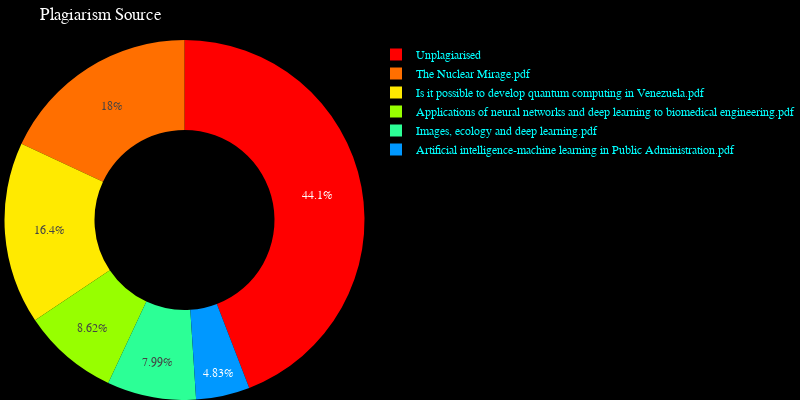

The notebook cell saved with this chart:
### Code cell
# Show Pie Chart-II
figP2.show()

### Figure 1 — Plotly figure (JSON) as saved in the notebook; plotly's stock layout.template omitted (floating-point values rounded to 4 significant figures)
{"data": [{"domain": {"x": [0, 1], "y": [0, 1]}, "hole": 0.5, "hovertemplate": "Source=%{label}<br>No. of Words=%{value}<extra></extra>", "labels": ["Unplagiarised", "Applications of neural networks and deep learning to biomedical engineering.pdf", "Artificial intelligence-machine learning in Public Administration.pdf", "Images, ecology and deep learning.pdf", "Is it possible to develop quantum computing in Venezuela.pdf", "The Nuclear Mirage.pdf"], "legendgroup": "", "name": "", "showlegend": true, "type": "pie", "values": [558, 109, 61, 101, 207, 228]}], "layout": {"font": {"color": "cyan", "family": "sans-serif"}, "height": 400, "legend": {"title": {"font": {"color": "cyan"}}, "tracegroupgap": 0}, "margin": {"b": 0, "l": 0, "r": 0, "t": 40}, "paper_bgcolor": "#000000", "piecolorway": ["rgb(255,0,0)", "rgb(255,111,0)", "rgb(255,234,0)", "rgb(151,255,0)", "rgb(44,255,150)", "rgb(0,152,255)", "rgb(0,25,255)", "rgb(0,0,200)", "rgb(150,0,90)"], "title": {"font": {"color": "white", "family": "sans-serif"}, "text": "Plagiarism Source"}, "width": 800}}
